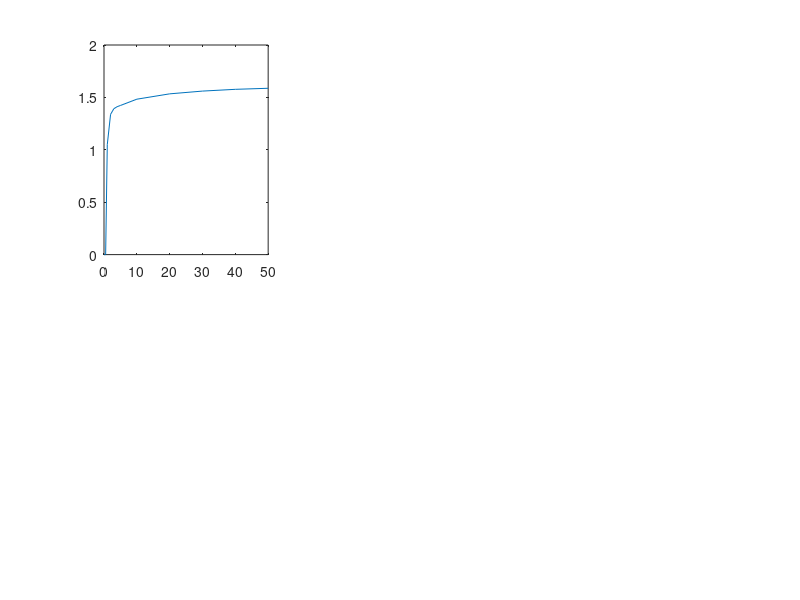

MATLAB code to generate this figure: (Note: this script raises an error after producing the figure.)
% plot the subplots for the paper figure Fig.6
% first line: increasing chi for Dw=40 and fv>0
% second line: Dw=1 and fv<0
% columns: 1) u (cells); 2) v (activator); 3) w (inhibitor)
clear all; close all; clc;


% the chi vector values
t = [0;0.1;0.2;0.3;0.4;0.5;1;2;3;4;5;10;20;30;40;50];
sizedata = length(t);

% the fitting coefficients are already calculated and saved
%Fitting function
F = @(x,xdata) x(1)*exp(-x(2)*xdata) + x(3)*exp(-x(4)*xdata) + x(5)*ones(sizedata,1);

% to plot the fitting
linesize = 2;
tplot = linspace(0,50);

% set screen sized plot
set(gcf, 'Position', get(0, 'Screensize'));

%configs for the plots line size and mark size
wid = 2;
mark = 12;
fontsize=30;

% colors used at the plot
color1 = [0.33,0.11,0.56];
color2 = [0.45,0.51,0.58];
color3 = [0.52,0.45,0.82];
color4 = [0.53,0.42,0.28];

facecolor1 = [0.726203203201294,0.785383284091950,0.913725495338440];
facecolor2 = [0.796078443527222,0.856862783432007,0.899999976158142];
facecolor3 = [0.863305330276489,0.881792724132538,0.870588243007660];
facecolor4 = [0.941176474094391,0.909803926944733,0.835294127464294];

%%%%%%%%%%%%%%%%%%%%%%%%%%%%%%%%%%%%%%%%%%%%%%%%%%%%%%%%
%first row: load the pattern measurements for inside Turing space
load('Fig6_data_abc_Dw40fvpos.mat')

%%%%%%%%%%%%%%%%%%%%%%%%%%%%%%%%%%%%%%%%%%%%%%%%%%%
% subplot 1

subplot(2,3,1)
load('Fig6_Mu_fit_abc_Dw40fvpos.mat')

y1 = vetu1;
y2 = vetu2;
y3 = vetu3;
y4 = vetu4;


plot1 = plot(t,y1); hold on;
plot1.MarkerSize = mark;
plot1.Marker = 's';
plot1.LineStyle = 'none';
plot1.LineWidth = wid;
plot1.MarkerEdgeColor = color1;
plot1.MarkerFaceColor = facecolor1;

% plotting configurations
ax = gca;
axis([0 50 0 1.7]);
axis('square');
ax.FontSize = fontsize;
ax.FontName='Helvetica';
xlabel('\chi')
ylabel('M')

plot2 = plot(t,y2); hold on;
plot2.MarkerSize = mark;
plot2.Marker = '^';
plot2.LineStyle = 'none';
plot2.LineWidth = wid;
plot2.MarkerEdgeColor = color2;
plot2.MarkerFaceColor = facecolor2;

plot3 = plot(t,y3); hold on;
plot3.MarkerSize = mark;
plot3.Marker = 'o';
plot3.LineStyle = 'none';
plot3.LineWidth = wid;
plot3.MarkerEdgeColor = color3;
plot3.MarkerFaceColor = facecolor3;


plot4 = plot(t,y4); hold on;
plot4.MarkerSize = mark;
plot4.Marker = 'd';
plot4.LineStyle = 'none';
plot4.LineWidth = wid;
plot4.MarkerEdgeColor = color4;
plot4.MarkerFaceColor = facecolor4;

%plotting fitting
Fplot1 = F(x1,tplot);
Fplot2 = F(x2,tplot);
Fplot3 = F(x3,tplot);
Fplot4 = F(x4,tplot);

l1 = plot(tplot,Fplot1(1,:)); hold on;
l1.LineWidth = linesize;
l1.LineStyle = '-';
l1.Color = color1;

l2 = plot(tplot,Fplot2(1,:)); hold on;
l2.LineWidth = linesize;
l2.LineStyle = '--';
l2.Color = color2;

l3 = plot(tplot,Fplot3(1,:)); hold on;
l3.LineWidth = linesize;
l3.LineStyle = ':';
l3.Color = color3;

l4 = plot(tplot,Fplot4(1,:)); hold on;
l4.LineWidth = linesize;
l4.LineStyle = '-.';
l4.Color = color4;

legend({'\epsilon_{1}=1, \epsilon_{2}=1','\epsilon_{1}=0, \epsilon_{2}=1','\epsilon_{1}=1, \epsilon_{2}=0',...
    '\epsilon_{1}=0, \epsilon_{2}=0'},'Position',[0.223335234686679 0.616773835641495 0.0988095238095238 0.211162255466053])

% Create textbox
annotation('textbox',...
    [0.0976190476190489 0.883349827387802 0.0357142857142859 0.0523590333716916],...
    'String',{'a)'},...
    'FontSize',fontsize,...
    'LineStyle','none',...
    'FitBoxToText','off',...
    'EdgeColor',[1 1 1]);

hold off;
clear x1 x2 x3 x4;

%%%%%%%%%%%%%%%%%%%%%%%%%%%%%%%%%%%%%%%%%%%%%%%%%%%
% subplot 2

subplot(2,3,2)
load('Fig6_Mv_fit_abc_Dw40fvpos.mat')

y1 = vetv1;
y2 = vetv2;
y3 = vetv3;
y4 = vetv4;

plot1 = plot(t,y1); hold on;
plot1.MarkerSize = mark;
plot1.Marker = 's';
plot1.LineStyle = 'none';
plot1.LineWidth = wid;
plot1.MarkerEdgeColor = color1;
plot1.MarkerFaceColor = facecolor1;

% plotting configurations
ax = gca;
axis([0 50 0 2.1]);
axis('square');
ax.FontSize = fontsize;
ax.FontName='Helvetica';
xlabel('\chi')
ylabel('M')

plot2 = plot(t,y2); hold on;
plot2.MarkerSize = mark;
plot2.Marker = '^';
plot2.LineStyle = 'none';
plot2.LineWidth = wid;
plot2.MarkerEdgeColor = color2;
plot2.MarkerFaceColor = facecolor2;

plot3 = plot(t,y3); hold on;
plot3.MarkerSize = mark;
plot3.Marker = 'o';
plot3.LineStyle = 'none';
plot3.LineWidth = wid;
plot3.MarkerEdgeColor = color3;
plot3.MarkerFaceColor = facecolor3;


plot4 = plot(t,y4); hold on;
plot4.MarkerSize = mark;
plot4.Marker = 'd';
plot4.LineStyle = 'none';
plot4.LineWidth = wid;
plot4.MarkerEdgeColor = color4;
plot4.MarkerFaceColor = facecolor4;


%plotting fitting
Fplot1 = F(x1,tplot);
Fplot2 = F(x2,tplot);
Fplot3 = F(x3,tplot);
Fplot4 = F(x4,tplot);

l1 = plot(tplot,Fplot1(1,:)); hold on;
l1.LineWidth = linesize;
l1.LineStyle = '-';
l1.Color = color1;

l2 = plot(tplot,Fplot2(1,:)); hold on;
l2.LineWidth = linesize;
l2.LineStyle = '--';
l2.Color = color2;

l3 = plot(tplot,Fplot3(1,:)); hold on;
l3.LineWidth = linesize;
l3.LineStyle = ':';
l3.Color = color3;

l4 = plot(tplot,Fplot4(1,:)); hold on;
l4.LineWidth = linesize;
l4.LineStyle = '-.';
l4.Color = color4;


% Create textbox
annotation('textbox',...
    [0.377976190476195 0.884500575373993 0.0357142857142858 0.0523590333716916],...
    'String',{'b)'},...
    'FontSize',fontsize,...
    'LineStyle','none',...
    'FitBoxToText','off',...
    'EdgeColor',[1 1 1]);


hold off;



%%%%%%%%%%%%%%%%%%%%%%%%%%%%%%%%%%%%%%%%%%%%%%%%%%%
% subplot 3

subplot(2,3,3)
load('Fig6_Mw_fit_abc_Dw40fvpos.mat')

y1 = vetw1;
y2 = vetw2;
y3 = vetw3;
y4 = vetw4;

plot1 = plot(t,y1); hold on;
plot1.MarkerSize = mark;
plot1.Marker = 's';
plot1.LineStyle = 'none';
plot1.LineWidth = wid;
plot1.MarkerEdgeColor = color1;
plot1.MarkerFaceColor = facecolor1;

% plotting configurations
ax = gca;
axis([0 50 0 0.09]);
axis('square');
ax.FontSize = fontsize;
ax.FontName='Helvetica';
xlabel('\chi')
ylabel('M')

plot2 = plot(t,y2); hold on;
plot2.MarkerSize = mark;
plot2.Marker = '^';
plot2.LineStyle = 'none';
plot2.LineWidth = wid;
plot2.MarkerEdgeColor = color2;
plot2.MarkerFaceColor = facecolor2;

plot3 = plot(t,y3); hold on;
plot3.MarkerSize = mark;
plot3.Marker = 'o';
plot3.LineStyle = 'none';
plot3.LineWidth = wid;
plot3.MarkerEdgeColor = color3;
plot3.MarkerFaceColor = facecolor3;


plot4 = plot(t,y4); hold on;
plot4.MarkerSize = mark;
plot4.Marker = 'd';
plot4.LineStyle = 'none';
plot4.LineWidth = wid;
plot4.MarkerEdgeColor = color4;
plot4.MarkerFaceColor = facecolor4;


%plotting fitting
Fplot1 = F(x1,tplot);
Fplot2 = F(x2,tplot);
Fplot3 = F(x3,tplot);
Fplot4 = F(x4,tplot);

l1 = plot(tplot,Fplot1(1,:)); hold on;
l1.LineWidth = linesize;
l1.LineStyle = '-';
l1.Color = color1;

l2 = plot(tplot,Fplot2(1,:)); hold on;
l2.LineWidth = linesize;
l2.LineStyle = '--';
l2.Color = color2;

l3 = plot(tplot,Fplot3(1,:)); hold on;
l3.LineWidth = linesize;
l3.LineStyle = ':';
l3.Color = color3;

l4 = plot(tplot,Fplot4(1,:)); hold on;
l4.LineWidth = linesize;
l4.LineStyle = '-.';
l4.Color = color4;


% Create textbox
annotation('textbox',...
    [0.650000000000005 0.884500575373993 0.0357142857142857 0.0523590333716916],...
    'String',{'c)'},...
    'FontSize',fontsize,...
    'LineStyle','none',...
    'FitBoxToText','off',...
    'EdgeColor',[1 1 1]);


hold off;

%%%%%%%%%%%%%%%%%%%%%%%%%%%%%%%%%%%%%%%%%%%%%%%%%%%
%second row: load the pattern measurements outside Turing
load('Fig6_data_def_Dw1fvneg.mat');


%%%%%%%%%%%%%%%%%%%%%%%%%%%%%%%%%%%%%%%%%%%%%%%%%%%
% subplot 4

subplot(2,3,4)
load('Fig6_Mu_fit_def_Dw1fvneg.mat')

y1 = vetu1;
y2 = vetu2;
y3 = vetu3;
y4 = vetu4;


plot1 = plot(t,y1); hold on;
plot1.MarkerSize = mark;
plot1.Marker = 's';
plot1.LineStyle = 'none';
plot1.LineWidth = wid;
plot1.MarkerEdgeColor = color1;
plot1.MarkerFaceColor = facecolor1;

% plotting configurations
ax = gca;
axis([0 50 0 1.7]);
axis('square');
ax.FontSize = fontsize;
ax.FontName='Helvetica';
xlabel('\chi')
ylabel('M')

plot2 = plot(t,y2); hold on;
plot2.MarkerSize = mark;
plot2.Marker = '^';
plot2.LineStyle = 'none';
plot2.LineWidth = wid;
plot2.MarkerEdgeColor = color2;
plot2.MarkerFaceColor = facecolor2;

plot3 = plot(t,y3); hold on;
plot3.MarkerSize = mark;
plot3.Marker = 'o';
plot3.LineStyle = 'none';
plot3.LineWidth = wid;
plot3.MarkerEdgeColor = color3;
plot3.MarkerFaceColor = facecolor3;


plot4 = plot(t,y4); hold on;
plot4.MarkerSize = mark;
plot4.Marker = 'd';
plot4.LineStyle = 'none';
plot4.LineWidth = wid;
plot4.MarkerEdgeColor = color4;
plot4.MarkerFaceColor = facecolor4;

%plotting fitting
Fplot1 = F(x1,tplot);
Fplot2 = F(x2,tplot);
Fplot3 = F(x3,tplot);
Fplot4 = F(x4,tplot);

l1 = plot(tplot,Fplot1(1,:)); hold on;
l1.LineWidth = linesize;
l1.LineStyle = '-';
l1.Color = color1;

l2 = plot(tplot,Fplot2(1,:)); hold on;
l2.LineWidth = linesize;
l2.LineStyle = '--';
l2.Color = color2;

l3 = plot(tplot,Fplot3(1,:)); hold on;
l3.LineWidth = linesize;
l3.LineStyle = ':';
l3.Color = color3;

l4 = plot(tplot,Fplot4(1,:)); hold on;
l4.LineWidth = linesize;
l4.LineStyle = '-.';
l4.Color = color4;

% legend({'\epsilon_{1}=1, \epsilon_{2}=1','\epsilon_{1}=0, \epsilon_{2}=1','\epsilon_{1}=1, \epsilon_{2}=0',...
%     '\epsilon_{1}=0, \epsilon_{2}=0'},'Position',...
% [0.222899845668248 0.132603264016265 0.0988095238095236 0.263923754977893])


% Create textbox
annotation('textbox',...
    [0.0976190476190528 0.410392405063291 0.0357142857142858 0.0523590333716915],...
    'String',{'d)'},...
    'FontSize',fontsize,...
    'LineStyle','none',...
    'FitBoxToText','off',...
    'EdgeColor',[1 1 1]);

hold off;

clear x1 x2 x3 x4;

%%%%%%%%%%%%%%%%%%%%%%%%%%%%%%%%%%%%%%%%%%%%%%%%%%%
% subplot 5


subplot(2,3,5)
load('Fig6_Mv_fit_def_Dw1fvneg.mat')

y1 = vetv1;
y2 = vetv2;
y3 = vetv3;
y4 = vetv4;

plot1 = plot(t,y1); hold on;
plot1.MarkerSize = mark;
plot1.Marker = 's';
plot1.LineStyle = 'none';
plot1.LineWidth = wid;
plot1.MarkerEdgeColor = color1;
plot1.MarkerFaceColor = facecolor1;

% plotting configurations
ax = gca;
axis([0 50 0 2.1]);
axis('square');
ax.FontSize = fontsize;
ax.FontName='Helvetica';
xlabel('\chi')
ylabel('M')

plot2 = plot(t,y2); hold on;
plot2.MarkerSize = mark;
plot2.Marker = '^';
plot2.LineStyle = 'none';
plot2.LineWidth = wid;
plot2.MarkerEdgeColor = color2;
plot2.MarkerFaceColor = facecolor2;

plot3 = plot(t,y3); hold on;
plot3.MarkerSize = mark;
plot3.Marker = 'o';
plot3.LineStyle = 'none';
plot3.LineWidth = wid;
plot3.MarkerEdgeColor = color3;
plot3.MarkerFaceColor = facecolor3;


plot4 = plot(t,y4); hold on;
plot4.MarkerSize = mark;
plot4.Marker = 'd';
plot4.LineStyle = 'none';
plot4.LineWidth = wid;
plot4.MarkerEdgeColor = color4;
plot4.MarkerFaceColor = facecolor4;


%plotting fitting
Fplot1 = F(x1,tplot);
Fplot2 = F(x2,tplot);
Fplot3 = F(x3,tplot);
Fplot4 = F(x4,tplot);

l1 = plot(tplot,Fplot1(1,:)); hold on;
l1.LineWidth = linesize;
l1.LineStyle = '-';
l1.Color = color1;

l2 = plot(tplot,Fplot2(1,:)); hold on;
l2.LineWidth = linesize;
l2.LineStyle = '--';
l2.Color = color2;

l3 = plot(tplot,Fplot3(1,:)); hold on;
l3.LineWidth = linesize;
l3.LineStyle = ':';
l3.Color = color3;

l4 = plot(tplot,Fplot4(1,:)); hold on;
l4.LineWidth = linesize;
l4.LineStyle = '-.';
l4.Color = color4;


% Create textbox
annotation('textbox',...
    [0.377976190476196 0.410392405063291 0.0357142857142858 0.0523590333716916],...
    'String',{'e)'},...
    'FontSize',fontsize,...
    'LineStyle','none',...
    'FitBoxToText','off',...
    'EdgeColor',[1 1 1]);

hold off;




%%%%%%%%%%%%%%%%%%%%%%%%%%%%%%%%%%%%%%%%%%%%%%%%%%%
% subplot 6

subplot(2,3,6)
load('Fig6_Mw_fit_def_Dw1fvneg.mat')

y1 = vetw1;
y2 = vetw2;
y3 = vetw3;
y4 = vetw4;

plot1 = plot(t,y1); hold on;
plot1.MarkerSize = mark;
plot1.Marker = 's';
plot1.LineStyle = 'none';
plot1.LineWidth = wid;
plot1.MarkerEdgeColor = color1;
plot1.MarkerFaceColor = facecolor1;

% plotting configurations
ax = gca;
axis([0 50 0 0.09]);
axis('square');
ax.FontSize = fontsize;
ax.FontName='Helvetica';
xlabel('\chi')
ylabel('M')

plot2 = plot(t,y2); hold on;
plot2.MarkerSize = mark;
plot2.Marker = '^';
plot2.LineStyle = 'none';
plot2.LineWidth = wid;
plot2.MarkerEdgeColor = color2;
plot2.MarkerFaceColor = facecolor2;

plot3 = plot(t,y3); hold on;
plot3.MarkerSize = mark;
plot3.Marker = 'o';
plot3.LineStyle = 'none';
plot3.LineWidth = wid;
plot3.MarkerEdgeColor = color3;
plot3.MarkerFaceColor = facecolor3;


plot4 = plot(t,y4); hold on;
plot4.MarkerSize = mark;
plot4.Marker = 'd';
plot4.LineStyle = 'none';
plot4.LineWidth = wid;
plot4.MarkerEdgeColor = color4;
plot4.MarkerFaceColor = facecolor4;


%plotting fitting
Fplot1 = F(x1,tplot);
Fplot2 = F(x2,tplot);
Fplot3 = F(x3,tplot);
Fplot4 = F(x4,tplot);

l1 = plot(tplot,Fplot1(1,:)); hold on;
l1.LineWidth = linesize;
l1.LineStyle = '-';
l1.Color = color1;

l2 = plot(tplot,Fplot2(1,:)); hold on;
l2.LineWidth = linesize;
l2.LineStyle = '--';
l2.Color = color2;

l3 = plot(tplot,Fplot3(1,:)); hold on;
l3.LineWidth = linesize;
l3.LineStyle = ':';
l3.Color = color3;

l4 = plot(tplot,Fplot4(1,:)); hold on;
l4.LineWidth = linesize;
l4.LineStyle = '-.';
l4.Color = color4;


% Create textbox
annotation('textbox',...
    [0.650000000000005 0.410392405063291 0.0357142857142857 0.0523590333716916],...
    'String',{'f)'},...
    'FontSize',fontsize,...
    'LineStyle','none',...
    'FitBoxToText','off',...
    'EdgeColor',[1 1 1]);

hold off;


%%%%%%%%%%%%%%%%%%%%%%%%%%%%%%%%%%%%%%%%%%%%%%%%%%%%%%%%%%%%%%%%%%%%%%
%           save eps file
%%%%%%%%%%%%%%%%%%%%%%%%%%%%%%%%%%%%%%%%%%%%%%%%%%%%%%%%%%%%%%%%%%%%%%
saveas(gcf,'Fig6','epsc')







